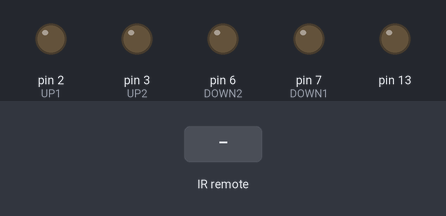
This sketch was run on a simulated Arduino Uno, built with avr-gcc and run on an emulated ATmega328P. On the bench: output pins drawn as LEDs (lit = HIGH). Inputs (shaded band) come from the test bench.

Above: at 1.2 s.
1.3 s: infrared code 0xFF18E7 received
At 1.8 s:
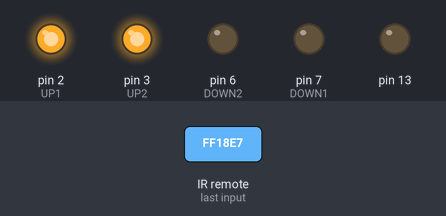
2.8 s: infrared code 0xFF4AB5 received
At 4.0 s:
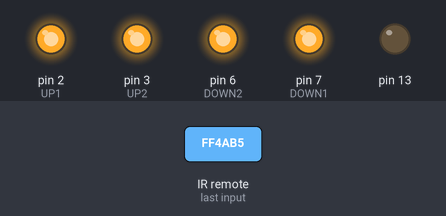
4.3 s: infrared code 0xFF38C7 received
At 5.3 s:
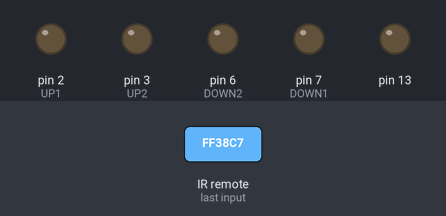
5.8 s: infrared code 0xFF10EF received
At 6.4 s:
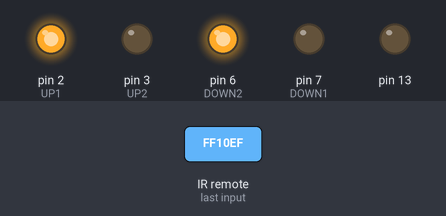
7.3 s: infrared code 0xFF18E7 received
At 7.6 s:
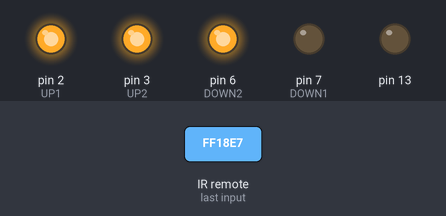
8.8 s: infrared code 0xFF5AA5 received
At 9.9 s:
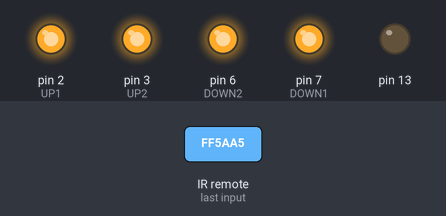
Timing chart, 0 to 11.3 s (numbered marks = the images above; inputs shaded):
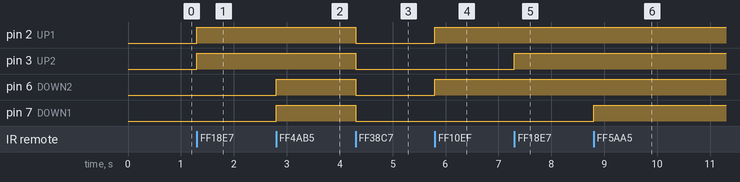

The sketch:

00_R_12.11.2020_.ino
```cpp
#include "IRremote.h"

#define UP1 2
#define DOWN1 7
#define UP2 3
#define DOWN2 6

IRrecv irrecv(11); // указываем вывод, к которому подключен приемник

decode_results results;

void setup() {
  pinMode(13,OUTPUT);
  pinMode(UP1,OUTPUT);
  pinMode(DOWN1,OUTPUT);
  pinMode(UP2,OUTPUT);
  pinMode(DOWN2,OUTPUT);
  irrecv.enableIRIn(); // запускаем прием
}

void loop() {
  int go = 1;
  int d = -1;
  while (go == 1){
    if ( irrecv.decode( &results )) { // если данные пришли
      switch ( results.value ) {
      case 0xFF18E7: /*вперёд*/
          d = 0;

          break;
      case 0xFF4AB5: /*назад*/
          d = 1;

          break;
      case 0xFF10EF: /*влево*/
          d = 2;

          break;
      case 0xFF5AA5: /*вправо*/
          d = 3;

          break;
      case 0xFF38C7: /*cтоп*/
          d = 4;

          break;
      }
      if (d == 0){
        digitalWrite(UP1, HIGH);
        digitalWrite(UP2, HIGH);
        delay(250);
      }
      else if (d == 1){
        digitalWrite(DOWN1, HIGH);
        digitalWrite(DOWN2, HIGH);
        delay(250);
      }
      else if (d == 2){
        digitalWrite(UP1, HIGH);
        digitalWrite(DOWN2, HIGH);
        delay(250);
      }
      else if (d == 3){
        digitalWrite(UP2, HIGH);
        digitalWrite(DOWN1, HIGH);
        delay(250);
      }
      else if (d == 4){
        digitalWrite(UP1, LOW);
        digitalWrite(UP2, LOW);
        digitalWrite(DOWN1, LOW);
        digitalWrite(DOWN2, LOW);
        delay(250);
      }


      irrecv.resume(); // принимаем следующую команду
    }
  }
}
```

Measured:
- after the input at 1.3 s, pin 2 (UP1), pin 3 (UP2): LOW → HIGH at once
- after the input at 2.8 s, pin 6 (DOWN2), pin 7 (DOWN1): LOW → HIGH at once
- after the input at 4.3 s, pin 2 (UP1), pin 3 (UP2), pin 6 (DOWN2), pin 7 (DOWN1): HIGH → LOW at once
- after the input at 5.8 s, pin 2 (UP1), pin 6 (DOWN2): LOW → HIGH at once
- after the input at 7.3 s, pin 3 (UP2): LOW → HIGH at once
- after the input at 8.8 s, pin 7 (DOWN1): LOW → HIGH at once
